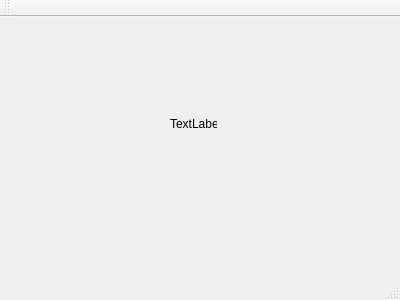
<?xml version="1.0" encoding="UTF-8"?>
<ui version="4.0">
 <class>MainWindow</class>
 <widget class="QMainWindow" name="MainWindow">
  <property name="geometry">
   <rect>
    <x>0</x>
    <y>0</y>
    <width>400</width>
    <height>300</height>
   </rect>
  </property>
  <property name="windowTitle">
   <string>MainWindow</string>
  </property>
  <widget class="QWidget" name="centralWidget">
   <widget class="QLabel" name="label">
    <property name="geometry">
     <rect>
      <x>170</x>
      <y>100</y>
      <width>47</width>
      <height>13</height>
     </rect>
    </property>
    <property name="text">
     <string>TextLabel</string>
    </property>
   </widget>
  </widget>
  <widget class="QMenuBar" name="menuBar">
   <property name="geometry">
    <rect>
     <x>0</x>
     <y>0</y>
     <width>400</width>
     <height>21</height>
    </rect>
   </property>
  </widget>
  <widget class="QToolBar" name="mainToolBar">
   <attribute name="toolBarArea">
    <enum>TopToolBarArea</enum>
   </attribute>
   <attribute name="toolBarBreak">
    <bool>false</bool>
   </attribute>
  </widget>
  <widget class="QStatusBar" name="statusBar"/>
 </widget>
 <layoutdefault spacing="6" margin="11"/>
 <resources/>
 <connections/>
</ui>
